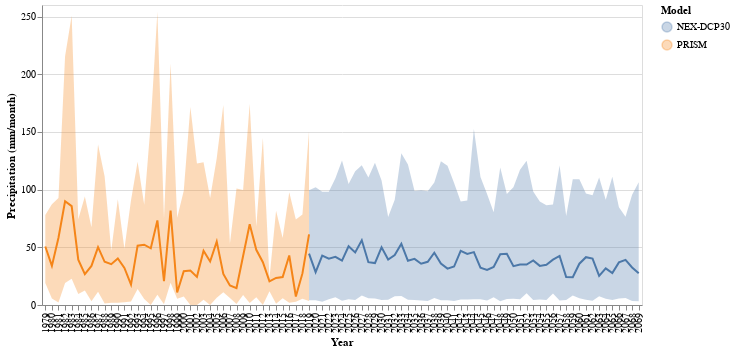

Notebook cell for this chart:
### Markdown cell above
#### Precipitation

### Code cell
# Define a line plot by reducing intra-annual observations to median.
line = alt.Chart(climate_df).mark_line().encode(
  x='Year:O',
  y=alt.Y('median(Precip-mm):Q', title='Precipitation (mm/month)'),
  color='Model'
)

# Define an interquartile range band plot to describe the intra-annual distribution.
band = alt.Chart(climate_df).mark_errorband(extent='iqr').encode(
  x='Year:O',
  y=alt.Y('Precip-mm:Q', title='Precipitation (mm/month)'),
  color='Model'
)

# Combine the band and line plots; display it. 
(band + line).properties(width=600, height=300)

### Figure 1 — Vega-Lite specification as saved in the notebook (floating-point values rounded to 4 significant figures; data arrays with more than 128 entries replaced by an {"elided": "..."} marker saying what was removed)
{"config": {"view": {"continuousWidth": 400, "continuousHeight": 300}}, "layer": [{"mark": {"type": "errorband", "extent": "iqr"}, "encoding": {"color": {"type": "nominal", "field": "Model"}, "x": {"type": "ordinal", "field": "Year"}, "y": {"type": "quantitative", "field": "Precip-mm", "title": "Precipitation (mm/month)"}}}, {"mark": "line", "encoding": {"color": {"type": "nominal", "field": "Model"}, "x": {"type": "ordinal", "field": "Year"}, "y": {"type": "quantitative", "aggregate": "median", "field": "Precip-mm", "title": "Precipitation (mm/month)"}}}], "data": {"name": "data-fee56fa0df74faec79d28bcae268ca0f"}, "height": 300, "width": 600, "$schema": "https://vega.github.io/schema/vega-lite/v4.0.0.json", "datasets": {"data-fee56fa0df74faec79d28bcae268ca0f": {"elided": "1104 records"}}}
